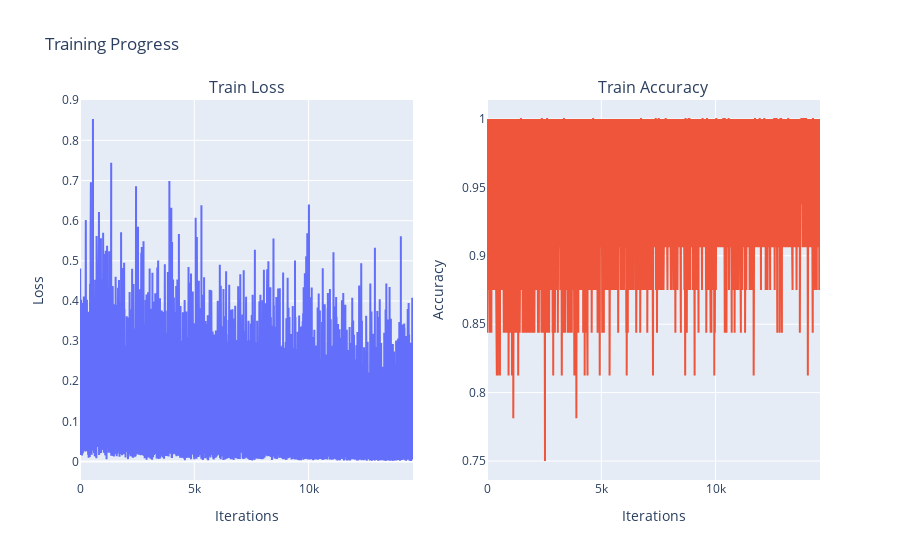

Notebook source saved alongside this figure:
### Code cell
import plotly.graph_objects as go
from plotly.subplots import make_subplots

# 시각화
fig = make_subplots(rows=1, cols=2, subplot_titles=("Train Loss", "Train Accuracy"))

# Loss 그래프
fig.add_trace(
    go.Scatter(x=list(range(len(train_losses_epoch))), y=train_losses_epoch, mode='lines', name='Train Loss'),
    row=1, col=1
)
fig.update_xaxes(title_text="Iterations", row=1, col=1)
fig.update_yaxes(title_text="Loss", row=1, col=1)

# Accuracy 그래프
fig.add_trace(
    go.Scatter(x=list(range(len(train_accs_epoch))), y=train_accs_epoch, mode='lines', name='Train Accuracy'),
    row=1, col=2
)
fig.update_xaxes(title_text="Iterations", row=1, col=2)
fig.update_yaxes(title_text="Accuracy", row=1, col=2)

fig.update_layout(title="Training Progress", showlegend=False)
fig.show()

### Figure 1 — Plotly figure (JSON) as saved in the notebook; plotly's stock layout.template omitted (floating-point values rounded to 4 significant figures; data arrays with more than 128 entries replaced by an {"elided": "..."} marker saying what was removed)
{"data": [{"mode": "lines", "name": "Train Loss", "type": "scatter", "x": {"elided": "14570 int values"}, "xaxis": "x", "y": {"elided": "14570 float values"}, "yaxis": "y"}, {"mode": "lines", "name": "Train Accuracy", "type": "scatter", "x": {"elided": "14570 int values"}, "xaxis": "x2", "y": {"elided": "14570 float values"}, "yaxis": "y2"}], "layout": {"annotations": [{"font": {"size": 16}, "showarrow": false, "text": "Train Loss", "x": 0.225, "xanchor": "center", "xref": "paper", "y": 1, "yanchor": "bottom", "yref": "paper"}, {"font": {"size": 16}, "showarrow": false, "text": "Train Accuracy", "x": 0.775, "xanchor": "center", "xref": "paper", "y": 1, "yanchor": "bottom", "yref": "paper"}], "showlegend": false, "title": {"text": "Training Progress"}, "xaxis": {"anchor": "y", "domain": [0, 0.45], "title": {"text": "Iterations"}}, "xaxis2": {"anchor": "y2", "domain": [0.55, 1], "title": {"text": "Iterations"}}, "yaxis": {"anchor": "x", "domain": [0, 1], "title": {"text": "Loss"}}, "yaxis2": {"anchor": "x2", "domain": [0, 1], "title": {"text": "Accuracy"}}}}
